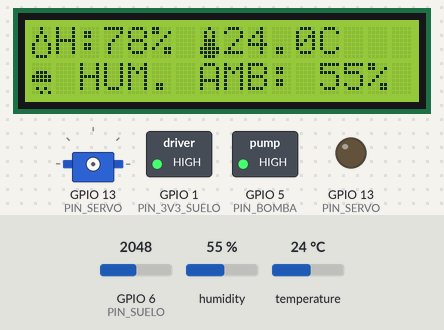
A sketch run on a simulated ESP32-S3. Parts: 16×2 character LCD, servo, switched loads named in the sketch (green lamp = pin HIGH), output pins drawn as LEDs (lit = HIGH). The test bench sets the inputs (shaded band); at power-on: GPIO 6 (PIN_SUELO) = 2048, temperature 24 °C, humidity 55 %. WiFi joins after 1.5 s; servers stay silent unless stated; random numbers use the default seed unless the sketch sets one; no MQTT or app messages arrive unless stated; pins used as bus, display or sensor lines are not drawn; what the sketch prints to the serial monitor is not drawn.

Above: at 7.6 s.
7.7 s: GPIO 6 (PIN_SUELO) set to 2993
At 8.3 s:
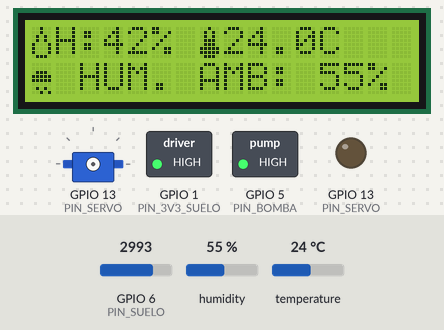
9.2 s: GPIO 6 (PIN_SUELO) set to 3113
At 9.7 s:
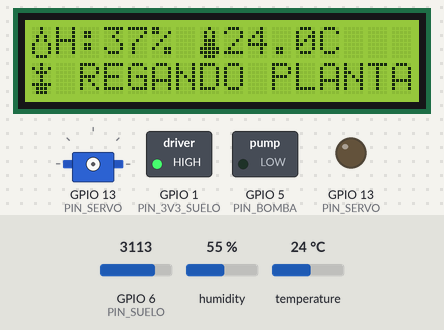
15.2 s: temperature set to 28 °C
At 17.5 s:
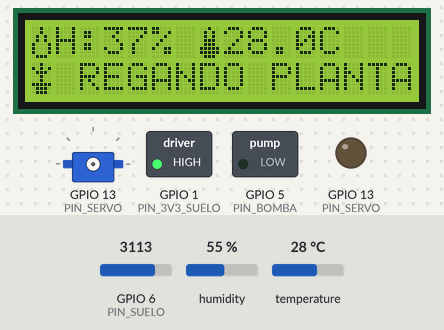
21.2 s: temperature set to 31 °C
At 25.44 s:
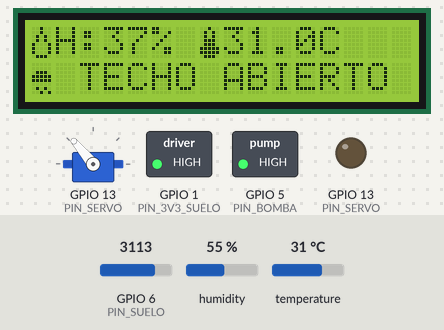
27.0 s: temperature set to 12 °C
At 29.4 s:
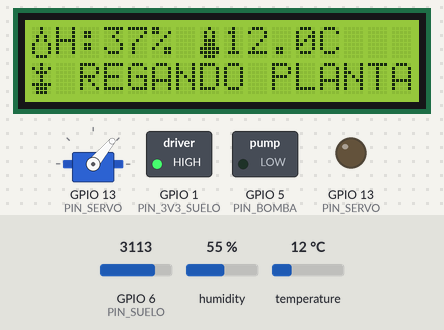
32.5 s: humidity set to 22 %
At 36.26 s:
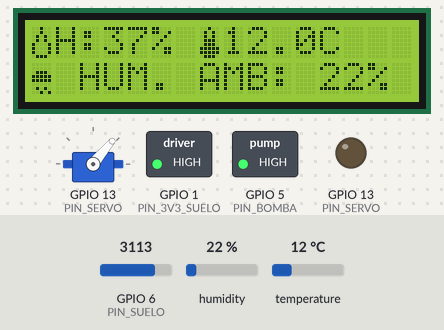
Timing chart, 0 to 37.9 s (numbered marks = the images above; inputs shaded):
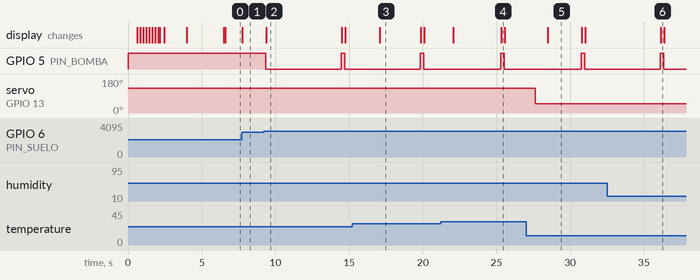

The sketch:

C_digo_RaizSmart.ino
```cpp
#include <WiFi.h>
#include <PubSubClient.h>
#include <Wire.h>
#include <LiquidCrystal_I2C.h>
#include <DHT.h>
#include <ESP32Servo.h>

// =====================================
// PINES DE ENERGIA EXTRA POR CODIGO
// =====================================
#define PIN_3V3_SUELO 1
#define PIN_3V3_DHT 2
#define PIN_GND_DHT 7

// =====================================
// PINES DE SENSORES Y ACTUADORES
// =====================================
#define PIN_DHT 4
#define TIPO_DHT DHT11
#define PIN_BOMBA 5
#define PIN_SUELO 6
#define SDA_PIN 8
#define SCL_PIN 9
#define PIN_SERVO 13

// =====================================
// CONFIGURACION WIFI Y MQTT (INTERNET)
// =====================================
const char* ssid = "Gregory";
const char* password = "0967673422";

const char* mqtt_server = "broker.hivemq.com";
const char* mqtt_topic = "utmach/raizsmart/datos";

// =====================================
// CONTROL PARA SERVO CONTINUO (360°)
// =====================================
const int SERVO_GIRAR_ABRIR = 130; // Gira para abrir/desplegar
const int SERVO_GIRAR_CERRAR = 50; // Gira para cerrar/recoger
const unsigned long TIEMPO_GIRO_TECHO = 800; // Milisegundos de recorrido

// =====================================
// OBJETOS Y CLIENTE MQTT
// =====================================
DHT dht(PIN_DHT, TIPO_DHT);
LiquidCrystal_I2C lcd(0x27, 16, 2);
WiFiClient espClient;
PubSubClient client(espClient);
Servo techoServo;

int humedadSuelo = 0;
float temperatura = 28.0;
float humedadAmbiente = 60.0;

bool bombaEncendida = false;
bool techoAbierto = false;
unsigned long inicioRiego = 0;
const unsigned long DURACION_RIEGO = 5000;
unsigned long ultimoEnvioMQTT = 0;

byte iconoGota[] = {0b00100,0b00100,0b01010,0b01010,0b10001,0b10001,0b10001,0b01110};
byte iconoTermometro[] = {0b00100,0b01010,0b01010,0b01110,0b01110,0b11111,0b11111,0b01110};
byte iconoPlanta[] = {0b00100,0b10101,0b01110,0b00100,0b00100,0b11111,0b01110,0b01110};
byte iconoNube[] = {0b00000,0b00000,0b01110,0b11111,0b11111,0b00000,0b01010,0b00101};

void detenerServoTotal() {
  techoServo.detach();
  pinMode(PIN_SERVO, OUTPUT);
  digitalWrite(PIN_SERVO, LOW); // Frena el motor poniendo 0V reales
}

void moverTecho(int direccionGiro) {
  techoServo.attach(PIN_SERVO, 500, 2400);
  techoServo.write(direccionGiro);
  delay(TIEMPO_GIRO_TECHO);
  detenerServoTotal();
}

void publicarDatosMQTT() {
  if (!client.connected()) return;

  String estadoTecho = techoAbierto ? "ABIERTO" : "CERRADO";

  String json = "{";
  json += "\"humedad_suelo\":" + String(humedadSuelo) + ",";
  json += "\"temperatura\":" + String(temperatura, 1) + ",";
  json += "\"humedad_amb\":" + String((int)humedadAmbiente) + ",";
  json += "\"bomba\":" + String(bombaEncendida ? "true" : "false") + ",";
  json += "\"techo\":\"" + estadoTecho + "\"";
  json += "}";

  client.publish(mqtt_topic, json.c_str());
  Serial.println("MQTT enviado -> " + json);
}

void reconectarMQTT() {
  if (!client.connected()) {
    String clientId = "ESP32_RaizSmart_" + String(random(0xffff), HEX);
    if (client.connect(clientId.c_str())) {
      Serial.println("Conectado a MQTT!");
    } else {
      Serial.print("Fallo MQTT, rc=");
      Serial.println(client.state());
    }
  }
}

void animacionInicial() {
  lcd.clear();
  lcd.setCursor(0, 0);
  lcd.print("SISTEMA DE RIEGO");
  for (int i = 0; i != 16; i++) {
    lcd.setCursor(i, 1);
    lcd.write(byte(255));
    delay(100);
  }
  delay(200);
  lcd.clear();
}

void setup() {
  Serial.begin(115200);

  pinMode(PIN_3V3_SUELO, OUTPUT);
  digitalWrite(PIN_3V3_SUELO, HIGH);
  pinMode(PIN_3V3_DHT, OUTPUT);
  digitalWrite(PIN_3V3_DHT, HIGH);
  pinMode(PIN_GND_DHT, OUTPUT);
  digitalWrite(PIN_GND_DHT, LOW);

  pinMode(PIN_BOMBA, OUTPUT);
  digitalWrite(PIN_BOMBA, HIGH);

  ESP32PWM::allocateTimer(0);
  ESP32PWM::allocateTimer(1);
  techoServo.setPeriodHertz(50);
  detenerServoTotal();

  delay(500);
  dht.begin();

  Wire.begin(SDA_PIN, SCL_PIN);
  lcd.init();
  lcd.backlight();
  lcd.createChar(0, iconoGota);
  lcd.createChar(1, iconoTermometro);
  lcd.createChar(2, iconoPlanta);
  lcd.createChar(3, iconoNube);

  animacionInicial();

  WiFi.mode(WIFI_STA);
  WiFi.begin(ssid, password);

  lcd.setCursor(0, 0);
  lcd.print("Conectando WiFi");
  unsigned long inicioWiFi = millis();
  while (WiFi.status() != WL_CONNECTED && millis() - inicioWiFi < 15000) {
    delay(500);
    Serial.print(".");
  }

  lcd.clear();
  lcd.setCursor(0, 0);
  if (WiFi.status() == WL_CONNECTED) {
    Serial.println("\nWiFi conectado!");
    lcd.print("WIFI CONECTADO");
    lcd.setCursor(0, 1);
    lcd.print("MQTT LISTO");
  } else {
    Serial.println("\nNo se pudo conectar al WiFi");
    lcd.print("SIN WIFI/INTERNET");
  }
  delay(2500);
  lcd.clear();

  client.setServer(mqtt_server, 1883);
}

void loop() {
  if (WiFi.status() == WL_CONNECTED) {
    if (!client.connected()) {
      reconectarMQTT();
    }
    client.loop();
  }

  int lectura = analogRead(PIN_SUELO);
  humedadSuelo = constrain(map(lectura, 4095, 1500, 0, 100), 0, 100);

  float t = dht.readTemperature();
  float h = dht.readHumidity();
  if (!isnan(t)) temperatura = t;
  if (!isnan(h)) humedadAmbiente = h;

  // Control automático de bomba
  if (humedadSuelo >= 40) {
    if (bombaEncendida) {
      digitalWrite(PIN_BOMBA, HIGH);
      bombaEncendida = false;
    }
  } else {
    if (!bombaEncendida) {
      digitalWrite(PIN_BOMBA, LOW);
      bombaEncendida = true;
      inicioRiego = millis();
    }
    if (bombaEncendida && millis() - inicioRiego >= DURACION_RIEGO) {
      digitalWrite(PIN_BOMBA, HIGH);
      bombaEncendida = false;
    }
  }

  // Lógica del techo: >= 30.0°C -> ABIERTO y quieto en 0V | <= 29.0°C -> CERRADO y quieto en 0V
  if (temperatura >= 30.0) {
    if (!techoAbierto) {
      moverTecho(SERVO_GIRAR_ABRIR);
      techoAbierto = true;
    }
  } else if (temperatura <= 29.0) {
    if (techoAbierto) {
      moverTecho(SERVO_GIRAR_CERRAR);
      techoAbierto = false;
    }
  }

  // Publicar datos cada 25 segundos hacia tu pagina web
  if (millis() - ultimoEnvioMQTT >= 25000) {
    ultimoEnvioMQTT = millis();
    publicarDatosMQTT();
  }

  lcd.setCursor(0, 0);
  lcd.write(byte(0));
  lcd.print("H:");
  lcd.print(humedadSuelo);
  lcd.print("% ");
  lcd.write(byte(1));
  lcd.print(temperatura, 1);
  lcd.print("C  ");

  lcd.setCursor(0, 1);
  if (bombaEncendida) {
    lcd.write(byte(2));
    lcd.print(" REGANDO PLANTA");
  } else if (techoAbierto) {
    lcd.write(byte(3));
    lcd.print(" TECHO ABIERTO  ");
  } else {
    lcd.write(byte(3));
    lcd.print(" HUM. AMB: ");
    lcd.print((int)humedadAmbiente);
    lcd.print("%  ");
  }

  delay(200);
}
```

Measured:
- the behaviour switches between 3057 and 3058 on GPIO 6 (PIN_SUELO) (found by bisection; images 1 and 2)
- the behaviour switches between 29 and 30 °C on temperature (found by bisection; images 3 and 4)
- after the input at 7.7 s, the display: changes after 0.05 s (image 1)
- after the input at 9.2 s, GPIO 5 (PIN_BOMBA): HIGH → LOW after 0.16 s, → HIGH 5.1 s later, → LOW 0.23 s later; the display: changes after 0.19 s (image 2)
- after the input at 27.0 s, servo on GPIO 13 (PIN_SERVO): 130° → 50° after 0.63 s
- what the display in image 2 shows lasts 5.1 s, from 9.4 s to 14.5 s
- what the display in image 3 shows lasts 2.8 s, from 17.1 s to 19.9 s
